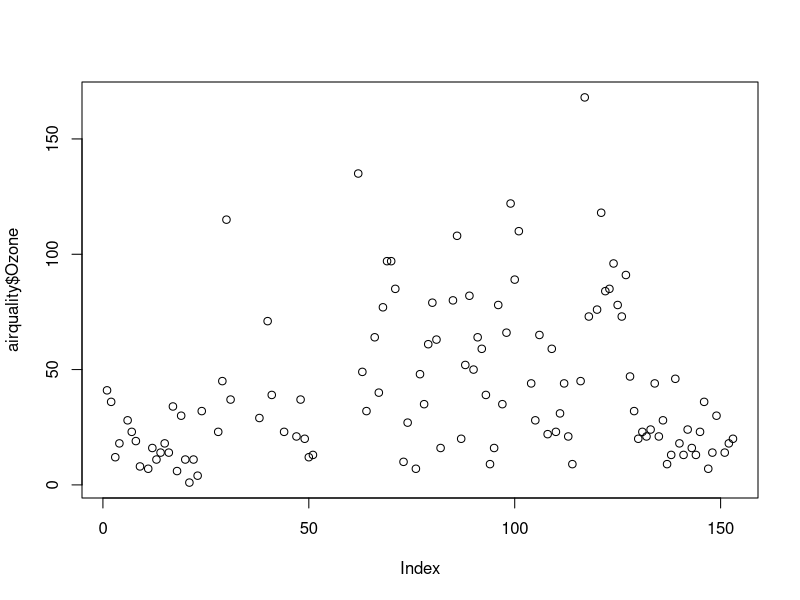
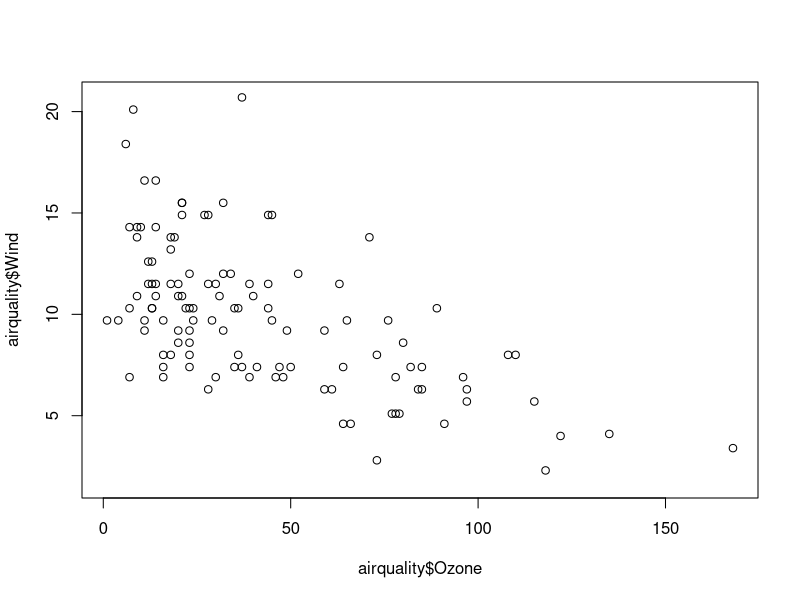
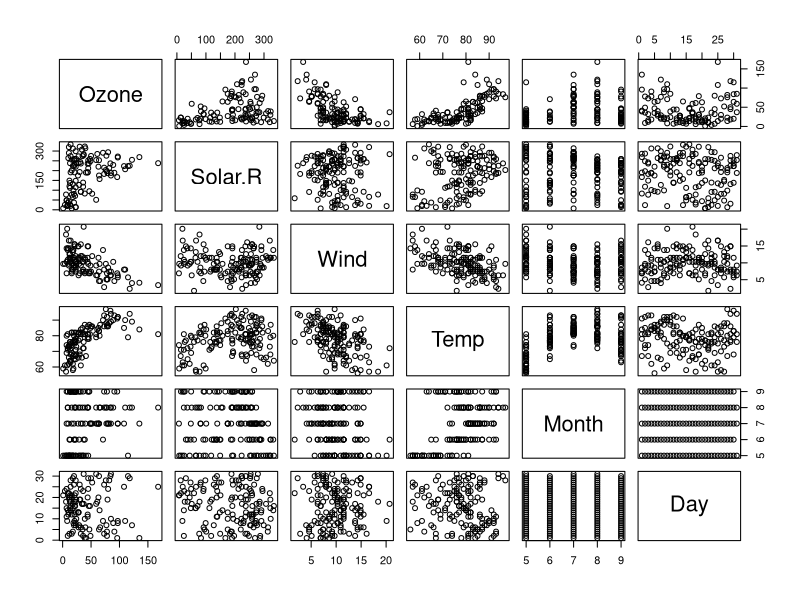
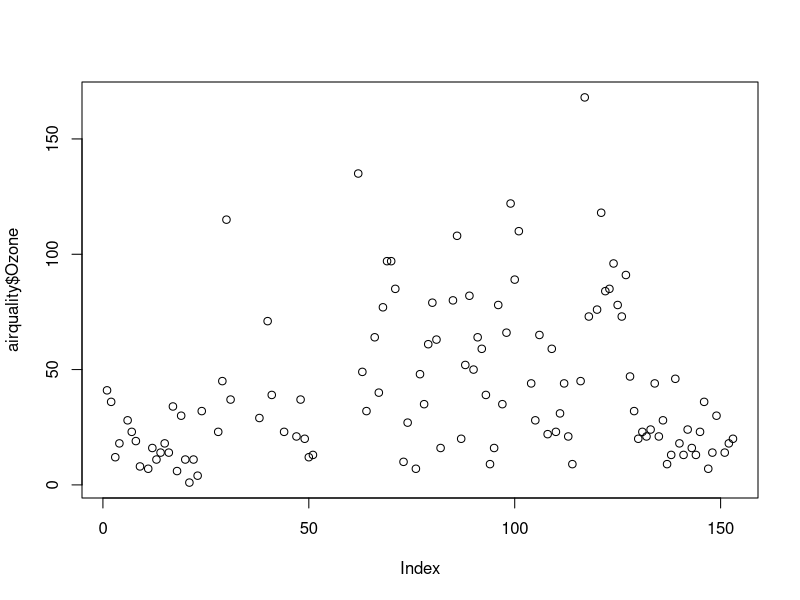
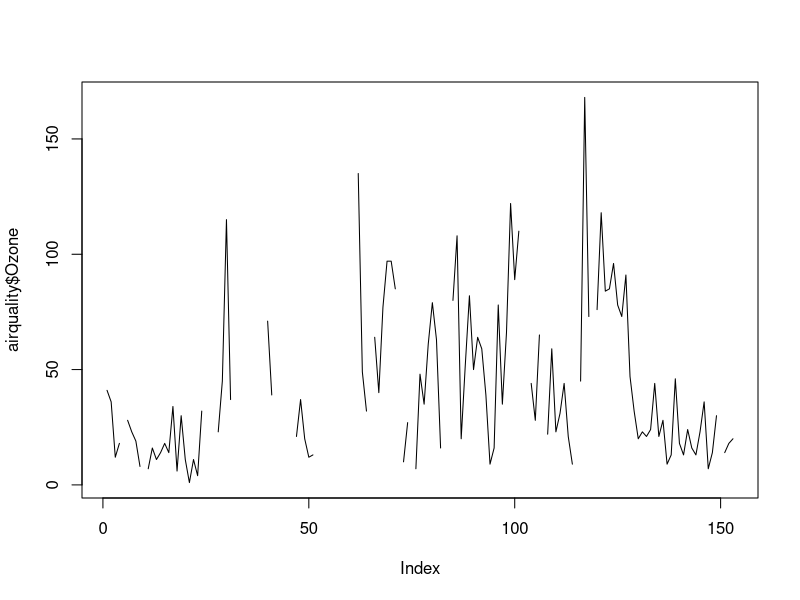
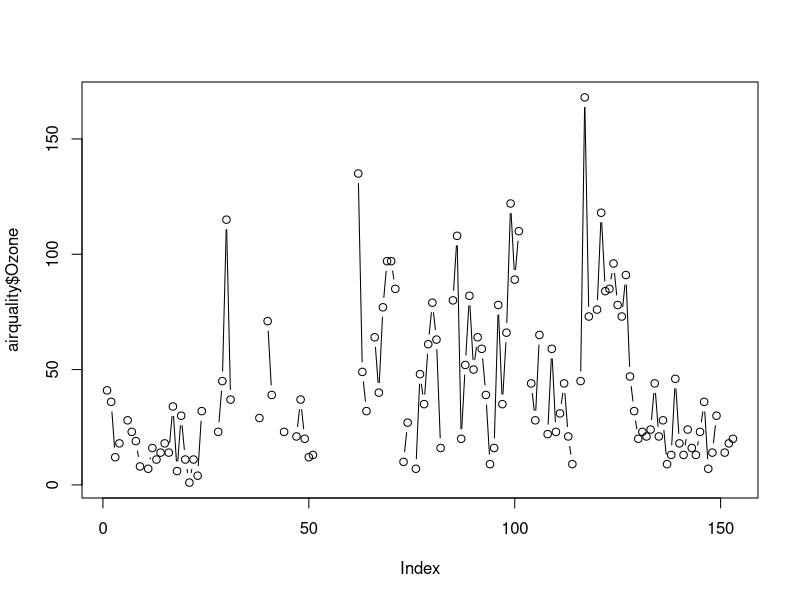
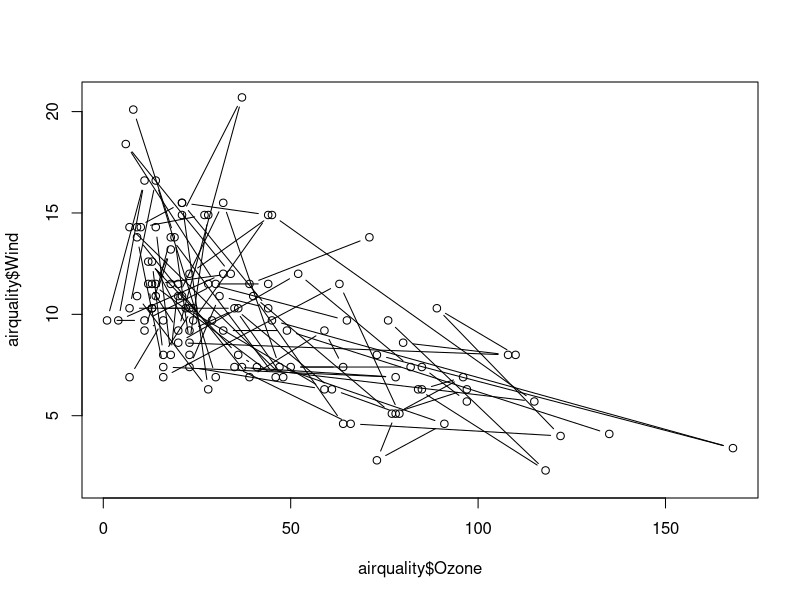
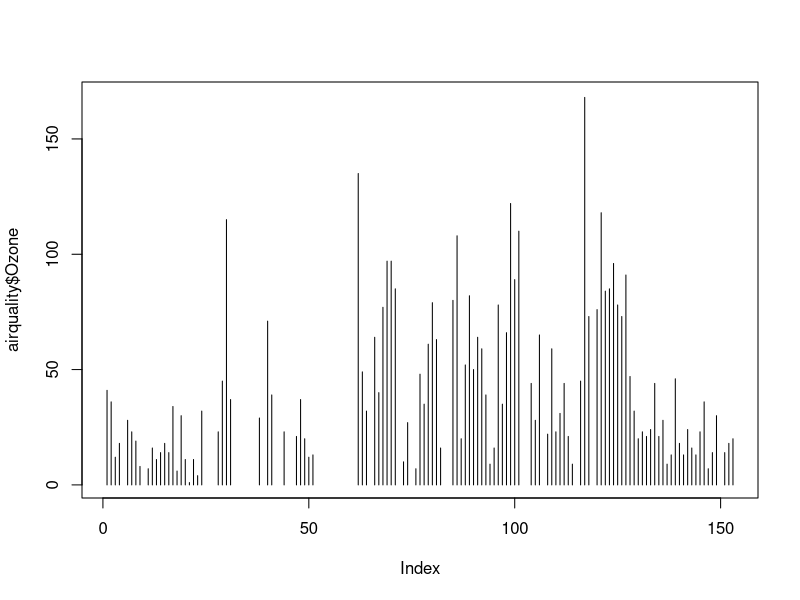

Recreate these plots in R, in order.
data(airquality)
airquality
# Ozone(mean parts per billion)
# Solar.R(Solar Radiation)
# Wind(Average wind speed)
# Temp(maximum daily temperature in Fahrenheit)
# Month(month of observation) 
# Day(Day of the month)

str(airquality)

#head
head(airquality,n=2)

#tail
tail(airquality,n=2)

summary(airquality)


#Basic Plotting

#plot()

plot(airquality$Ozone)


#plotting ozone vs wind

plot(airquality$Ozone,airquality$Wind)

#wind and ozone values are having negative correlation
#wind speed is increasing ozone values are decresasing 

#correlation Matrix of all the columns
plot(airquality)


plot(airquality$Ozone,type="p")
#p=Points
plot(airquality$Ozone,type="l")
#l=lines
plot(airquality$Ozone,type="b")
#b=both
plot(airquality$Ozone,airquality$Wind,type="b")
#h= high density vertical lines
plot(airquality$Ozone,type="h")


#labels and color

plot(airquality$Ozone,xlab = "ozone ",ylab="values",main="Ozone Levels Chart",col="red")


#Bar Plot

#vertical barplot
barplot(airquality$Ozone,main="Ozone Levels Chart",xlab = "ozone",ylab='level',col = "green")

#horizontal barplot

barplot(airquality$Ozone,main="Ozone Levels Chart",xlab = "ozone",ylab='level',col = "green",horiz=TRUE)

#Histogram

hist(airquality$Month)

hist(airquality$Month,main="Month values",col="green")


#Box Plot

boxplot(airquality$Ozone)

#multiplebox plot 
boxplot(airquality)

#Grid Plots
par(mfrow=c(2,2),mar=c(2,5,2,1))
#mar =bottom, left, top, right
boxplot(airquality$Ozone)
plot(airquality$Ozone)
hist(airquality$Ozone)
barplot(airquality$Ozone)
?par











